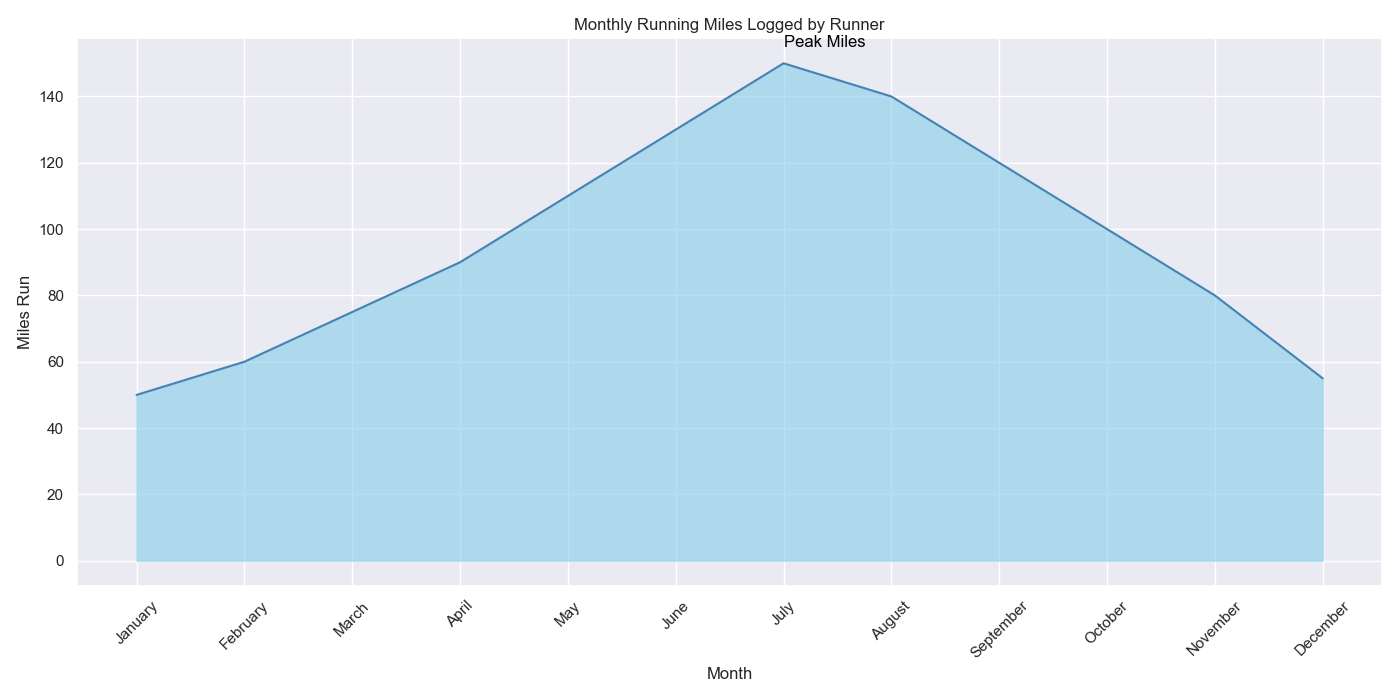

Here is the Python script that generated this plot:

import pandas as pd
import seaborn as sns
import matplotlib.pyplot as plt

# Given data frame
data = {
    'Month': ['January', 'February', 'March', 'April', 'May', 'June', 
              'July', 'August', 'September', 'October', 'November', 'December'],
    'Miles': [50, 60, 75, 90, 110, 130, 150, 140, 120, 100, 80, 55]
}

# Convert the dictionary to a DataFrame
df = pd.DataFrame(data)

# Define the plot size
plt.figure(figsize=(14, 7))

# Create the area chart
ax = sns.lineplot(x='Month', y='Miles', data=df, color='#4682B4')
plt.fill_between(df['Month'], df['Miles'], color='#87CEEB', alpha=0.6)

# Annotate a specific point with text
plt.text(6, 155, 'Peak Miles', horizontalalignment='left', size='medium', color='black')

# Customizing the axes and title
plt.xticks(rotation=45)
plt.xlabel('Month')
plt.ylabel('Miles Run')
plt.title('Monthly Running Miles Logged by Runner')

# Finalize and show the plot
plt.tight_layout()
plt.show()
